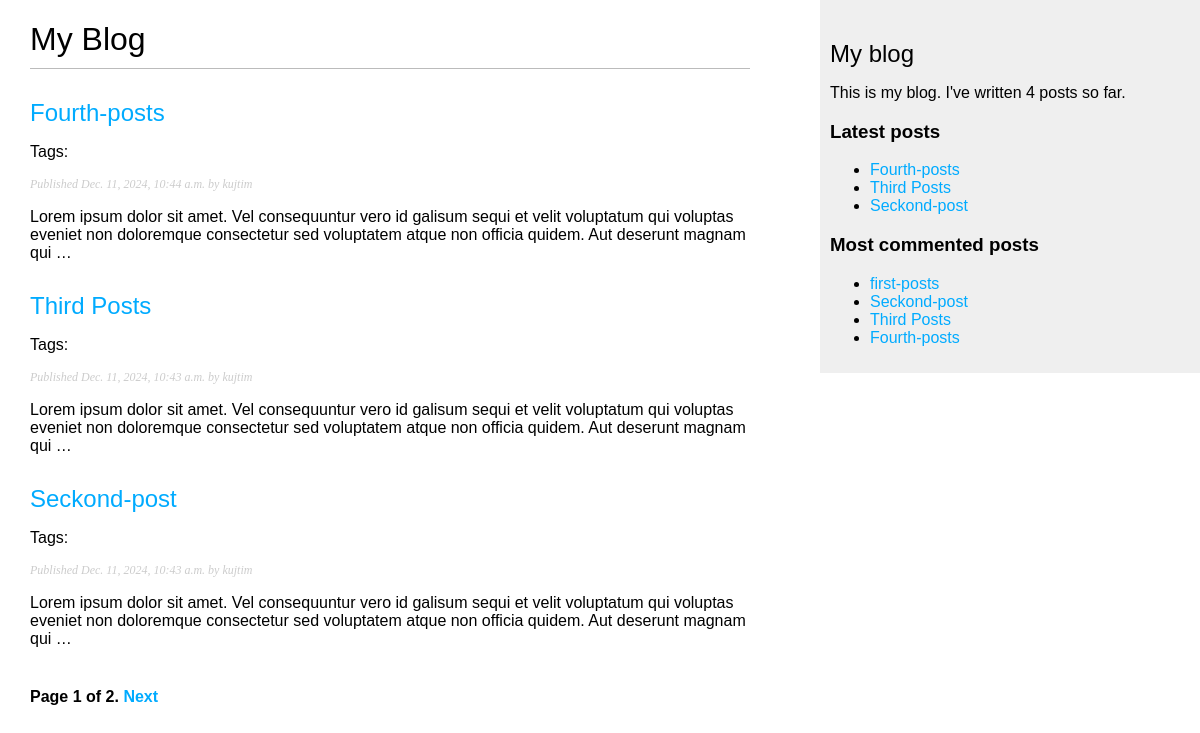
Page /blog/ on the earlier database version.
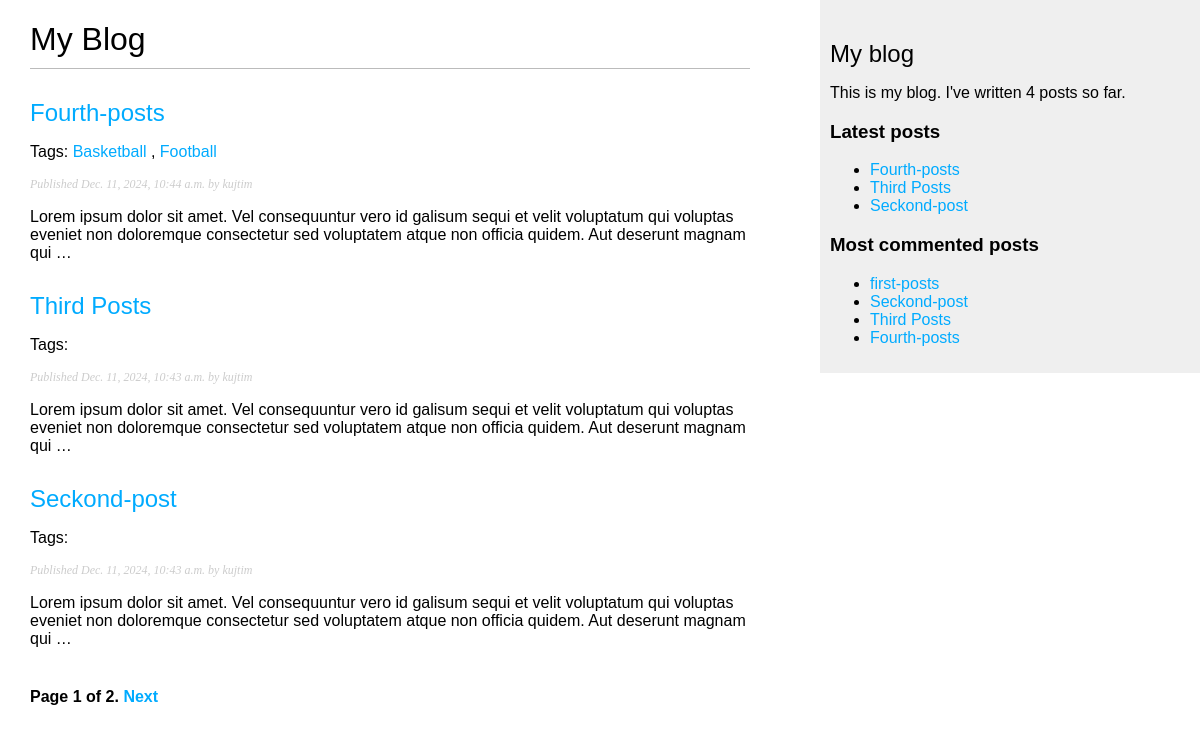
Same page on the later database version.
### blog/models.py (models this page shows, shortened)
class Post(models.Model):
    STATUS_CHOICES = (
        ("draft", "Draft"),
        ("published", "Published"),
    )
    title = models.CharField(max_length=250)
    slug = models.SlugField(max_length=250, unique_for_date="publish")
    author = models.ForeignKey(
        User, on_delete=models.CASCADE, related_name="blog_posts"
    )
    body = models.TextField()
    publish = models.DateTimeField(default=timezone.now)
    created = models.DateTimeField(auto_now_add=True)
    updated = models.DateTimeField(auto_now=True)
    status = models.CharField(max_length=10, choices=STATUS_CHOICES, default="draft")
    objects = models.Manager()  # The default manager.
    published = PublishedManager()  # Our custom manager.
    tags = TaggableManager()
    class Meta:
        ordering = ("-publish",)
    def get_absolute_url(self):
        return reverse(
            "blog:post_detail",
            args=[self.publish.year, self.publish.month, self.publish.day, self.slug],
        )

### blog/views.py (the view)
# urls.py: path("", views.post_list, name="post_list"),
def post_list(request, tag_slug=None):
    object_list = Post.published.all()
    tag = None
    if tag_slug:
        tag = get_object_or_404(Tag, slug=tag_slug)
        object_list = object_list.filter(tags__in=[tag])
    paginator = Paginator(object_list, 3)
    page = request.GET.get("page")
    try:
        posts = paginator.page(page)
    except PageNotAnInteger:
        posts = paginator.page(1)
    except EmptyPage:
        posts = paginator.page(paginator.num_pages)
    return render(
        request, "blog/post/list.html", {"page": page, "posts": posts, "tag": tag}
    )

### blog/models.py (called while the page is built)
    def get_queryset(self):
        return super(PublishedManager, self).get_queryset().filter(status="published")

### blog/templatetags/blog_tags.py (called while the page is built)
@register.simple_tag
def total_posts():
    return Post.published.count()

@register.inclusion_tag("blog/post/latest_posts.html")
def show_latest_posts(count=5):
    latest_posts = Post.published.order_by("-publish")[:count]
    return {"latest_posts": latest_posts}

@register.simple_tag
def get_most_commented_posts(count=5):
    return Post.published.annotate(total_comments=Count("comments")).order_by(
        "-total_comments"
    )[:count]

@register.filter(name="markdown")
def markdown_format(text):
    return mark_safe(markdown.markdown(text))

### blog/templates/blog/post/list.html (shortened to what this page needs)
{% extends "blog/base.html" %}
{% load blog_tags %}
{% block content %}
  <h1>My Blog</h1>
  {% for post in posts %}
    <h2>
      <a href="{{ post.get_absolute_url }}">
        {{ post.title }}
      </a>
    </h2>
    <p class="tags">
      Tags:
      {% for tag in post.tags.all %}
        <a href='{% url "blog:post_list_by_tag" tag.slug %}'>
          {{ tag.name }}
        </a>
        {% if not forloop.last %}, {% endif %}
      {% endfor %}
    </p>
    <p class="date">
      Published {{ post.publish }} by {{ post.author }}
    </p>
    {{ post.body|markdown|truncatewords_html:30 }}
  {% endfor %}
  {% include "pagination.html" with page=posts %}
{% endblock %}

### blog/templates/blog/base.html (shortened to what this page needs)
{% load blog_tags %}
{% load static%}
<!DOCTYPE html>
<html lang="en">
  <head>
    <link rel="stylesheet" href="{% static 'css/blog.css' %}" />
  </head>
  <body>
    <div id="content">
      {% block content %}
      {% endblock %}
    </div>
    <div id="sidebar">
      <h2>My blog</h2>
      <p>This is my blog. I've written {% total_posts %} posts so far.</p>
      <h3>Latest posts</h3>
      {% show_latest_posts 3 %}
      <h3>Most commented posts</h3>
      {% get_most_commented_posts as most_commented_posts %}
      <ul>
        {% for post in most_commented_posts %}
          <li>
          <a href="{{ post.get_absolute_url }}">{{ post.title }}</a>
          </li>
        {% endfor %}
      </ul>
    </div>
  </body>
</html>

### blog/templates/pagination.html (shortened to what this page needs)
<div class="pagination">
    <span class="step-links">
      <span class="current">
        Page {{ page.number }} of {{ page.paginator.num_pages }}.
      </span>
      {% if page.has_next %}
        <a href="?page={{ page.next_page_number }}">Next</a>
      {% endif %}
    </span>
</div>

### blog/templates/blog/post/latest_posts.html
<ul>
    {% for post in latest_posts %}
    <li>
        <a href="{{ post.get_absolute_url }}">{{ post.title }}</a>
    </li>
    {% endfor %}
</ul>

### blog/static/css/blog.css (style rules this page uses)
body { margin: 0; padding: 0; font-family: helvetica, sans-serif; }
a { color: #00abff; text-decoration: none; }
h1 { font-weight: normal; border-bottom: 1px solid #bbb; padding: 0 0 10px 0; }
h2 { font-weight: normal; margin: 30px 0 0; }
#content { float: left; width: 60%; padding: 0 0 0 30px; }
#sidebar { float: right; width: 30%; padding: 10px; background: #efefef; height: 100%; }
p.date { color: #ccc; font-family: georgia, serif; font-size: 12px; font-style: italic; }
.pagination { margin: 40px 0; font-weight: bold; }

Differences in the rows shown:
changed Post "Fourth-posts": gains Tag (name "Basketball")
added Tag: name "Football", shown under Post "Fourth-posts"
